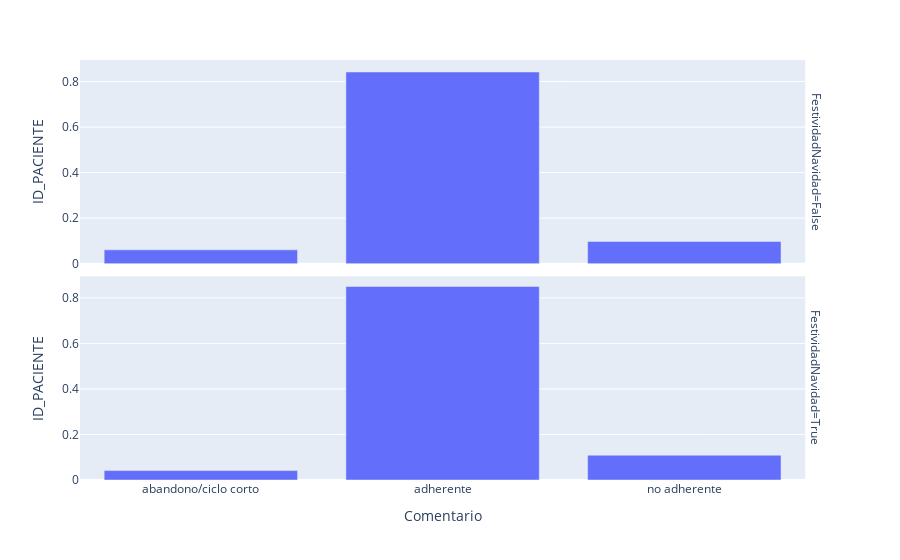

The notebook cell saved with this chart:
### Markdown cell above
Para budesonida si parece afectar

### Code cell
montelukast=pd.read_csv("/mnt/Storage/ds4a/Proyecto Omnivida/git-Omnivida/Funciones Objetivo/Train_OMALIZUMAB_trabajo.csv")
m2=montelukast[montelukast.Comentario!="ultimo registro"].groupby(['FestividadNavidad','Comentario']).count().reset_index()

px.bar(m2,x="Comentario",y="ID_PACIENTE")

m2=montelukast[montelukast.Comentario!="ultimo registro"].groupby(['FestividadNavidad','Comentario']).count()
m3=(m2["ID_PACIENTE"]/m2["ID_PACIENTE"].groupby(level=0).sum()).reset_index()
px.bar(m3,x="Comentario",y="ID_PACIENTE",facet_row="FestividadNavidad")

### Figure 1 — Plotly figure (JSON) as saved in the notebook; plotly's stock layout.template omitted (floating-point values rounded to 4 significant figures)
{"data": [{"alignmentgroup": "True", "hovertemplate": "FestividadNavidad=False<br>Comentario=%{x}<br>ID_PACIENTE=%{y}<extra></extra>", "legendgroup": "", "marker": {"color": "#636efa"}, "name": "", "offsetgroup": "", "orientation": "v", "showlegend": false, "textposition": "auto", "type": "bar", "x": ["abandono/ciclo corto", "adherente", "no adherente"], "xaxis": "x2", "y": [0.06077, 0.8418, 0.09746], "yaxis": "y2"}, {"alignmentgroup": "True", "hovertemplate": "FestividadNavidad=True<br>Comentario=%{x}<br>ID_PACIENTE=%{y}<extra></extra>", "legendgroup": "", "marker": {"color": "#636efa"}, "name": "", "offsetgroup": "", "orientation": "v", "showlegend": false, "textposition": "auto", "type": "bar", "x": ["abandono/ciclo corto", "adherente", "no adherente"], "xaxis": "x", "y": [0.04133, 0.8498, 0.1089], "yaxis": "y"}], "layout": {"annotations": [{"font": {}, "showarrow": false, "text": "FestividadNavidad=True", "textangle": 90, "x": 0.98, "xanchor": "left", "xref": "paper", "y": 0.2425, "yanchor": "middle", "yref": "paper"}, {"font": {}, "showarrow": false, "text": "FestividadNavidad=False", "textangle": 90, "x": 0.98, "xanchor": "left", "xref": "paper", "y": 0.7575, "yanchor": "middle", "yref": "paper"}], "barmode": "relative", "legend": {"tracegroupgap": 0}, "margin": {"t": 60}, "xaxis": {"anchor": "y", "domain": [0, 0.98], "title": {"text": "Comentario"}}, "xaxis2": {"anchor": "y2", "domain": [0, 0.98], "matches": "x", "showticklabels": false}, "yaxis": {"anchor": "x", "domain": [0, 0.485], "title": {"text": "ID_PACIENTE"}}, "yaxis2": {"anchor": "x2", "domain": [0.515, 1], "matches": "y", "title": {"text": "ID_PACIENTE"}}}}
